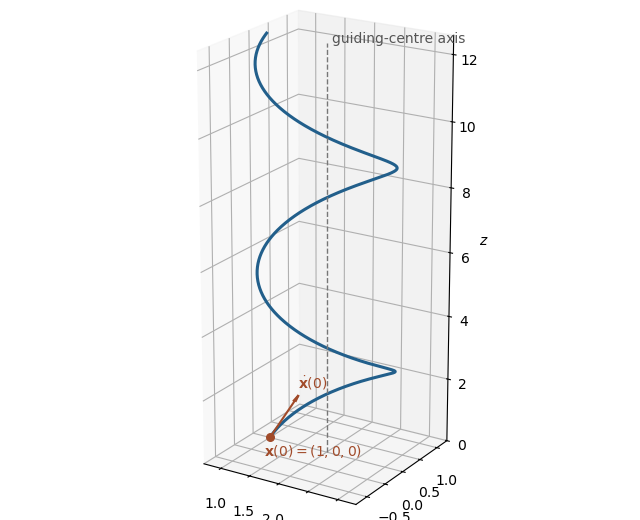

The script that drew this image:
#!/usr/bin/env python3
"""Draw the magnetic-field helix in 2019 IA Paper 4, question 10(a)."""

from pathlib import Path

import matplotlib.pyplot as plt
import numpy as np


OUTPUT = Path(Path(__file__).stem + ".png")

# Dimensionless coordinates with v/Omega = 1. The initial point is (1, 0, 0),
# the guiding-centre axis is x = 2, y = 0, and the equal parallel and
# perpendicular speeds give a pitch of 2*pi radii per turn.
t = np.linspace(0.0, 4.0 * np.pi, 800)
x = 2.0 - np.cos(t)
y = np.sin(t)
z = t

fig = plt.figure(figsize=(6.4, 5.2))
ax = fig.add_subplot(projection="3d")
ax.plot(x, y, z, color="#225f8b", linewidth=2.2)
ax.plot([2, 2], [0, 0], [0, 4 * np.pi], color="#777777", linestyle="--", linewidth=1)
ax.scatter([1], [0], [0], color="#a14b2a", s=30, depthshade=False)
ax.text(0.9, 0.0, -0.65, "$\\mathbf{x}(0)=(1,0,0)$", color="#a14b2a")
ax.quiver(1, 0, 0, 0, 0.8, 0.8, color="#a14b2a", arrow_length_ratio=0.16)
ax.text(0.95, 0.85, 0.95, "$\\dot{\\mathbf{x}}(0)$", color="#a14b2a")
ax.text(2.05, 0.05, 4 * np.pi, "guiding-centre axis", color="#555555")
ax.set(xlabel="$x$", ylabel="$y$", zlabel="$z$")
ax.set_xlim(0.7, 3.3)
ax.set_ylim(-1.3, 1.3)
ax.set_zlim(0, 4 * np.pi)
ax.view_init(elev=20, azim=-58)
ax.set_box_aspect((1, 1, 2.4))
fig.tight_layout()
fig.savefig(OUTPUT, dpi=100, facecolor="white")
